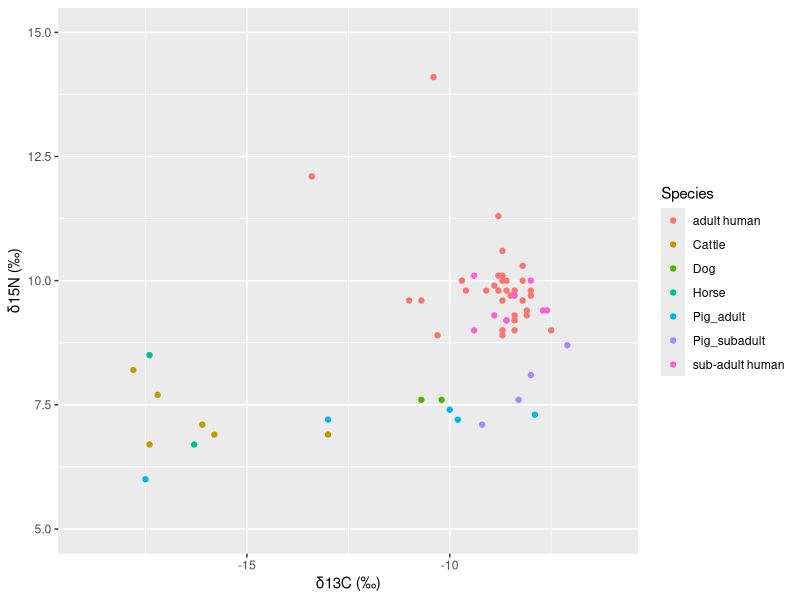
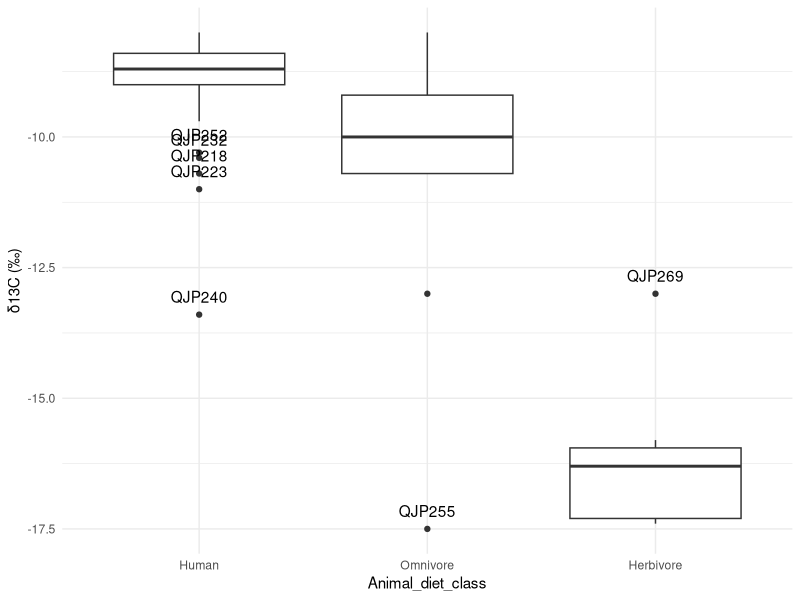
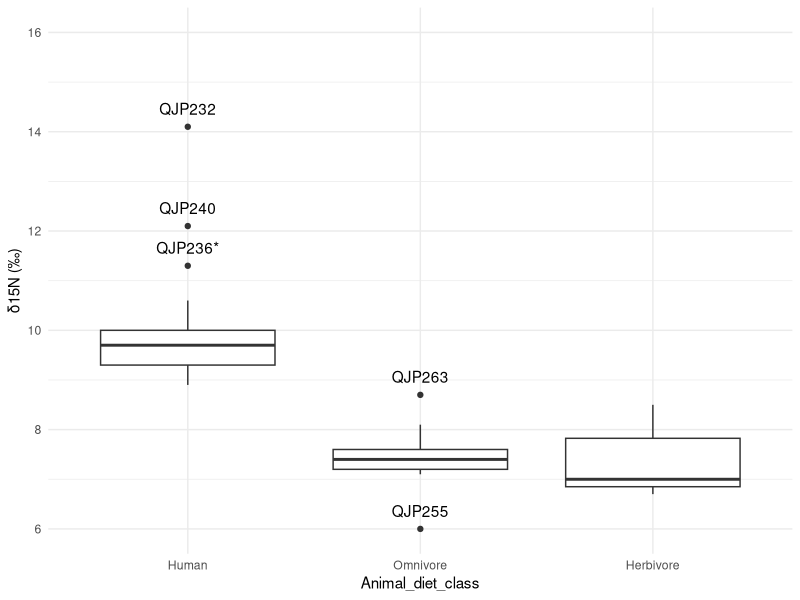

These figures' R source, in order:
## ---- chunk 1
library(readxl)
library(tidyverse)
human_isotope <- read_excel("Dong_et_al_isotope_data.xlsx", sheet = 1)
animal_isotope <- read_excel("Dong_et_al_isotope_data.xlsx", sheet = 2)
## ---- chunk 2
head(human_isotope)
## ---- chunk 3
head(animal_isotope)
## ---- chunk 4
summary(human_isotope)
## ---- chunk 5
human_isotope_new <- human_isotope %>%
  rename(d13C = `δ13C`, d15N = `δ15N`) %>%
  select(Lab_code, age_years, d13C, d15N) # Get 4 columns

library(dplyr)

# Create a new column 'age_category' based on conditions in 'age_years'
human_isotope_new <- human_isotope_new %>%
  mutate(Species = case_when(
    age_years %in% c("adult", "40–50", "20–25", "~40", "45–50", "18–20", "18–22", "20–15") ~ "adult human",
    age_years %in% c("juvenile", "13–14", "12–16", "11–13", "7–8", "11–16") ~ "sub-adult human",
    TRUE ~ "unknown"  # Optional: Assign "unknown" if the value doesn't match any category
  ))

human_isotope_new <- human_isotope_new %>% select(Lab_code, Species, d13C, d15N)

human_isotope_new
## ---- chunk 6
animal_isotope_new <- animal_isotope %>%
  rename(d13C = `δ13C`, d15N = `δ15N`) %>%
  select(Lab_code, Species, d13C, d15N)

head(animal_isotope_new)
## ---- chunk 7
merged_data_set <- rbind(human_isotope_new, animal_isotope_new)
head(merged_data_set)
## ---- chunk 8
merged_data_set$Species <- as.factor(merged_data_set$Species)
str(merged_data_set)
## ---- chunk 9
ggplot(merged_data_set, aes(x = d13C, y = d15N, color = Species)) +
  geom_point() +  # Removed fill, used color inside aes()
  labs(x = "δ13C (‰)", y = "δ15N (‰)") +
  ylim(5,15) + xlim(-19,-6)
  theme_classic()
## ---- chunk 10
isotope_barplot_data <- merged_data_set %>%
  mutate(Animal_diet_class = case_when(
    Species %in% c("adult human", "sub-adult human") ~ "Human",
    Species %in% c("Pig_adult", "Pig_subadult", "Dog") ~ "Omnivore",
    Species %in% c("Cattle", "Horse", "Dog") ~ "Herbivore",
    TRUE ~ "unknown"  # Optional: Assign "unknown" if the value doesn't match any category
  ))

isotope_barplot_data$Animal_diet_class <- factor(isotope_barplot_data$Animal_diet_class, levels = c("Human", "Omnivore", "Herbivore")) #levels is used so that they appear in the order shown in the original figure

str(isotope_barplot_data)
## ---- chunk 11
carbon_outliers <- isotope_barplot_data %>%
  group_by(Animal_diet_class) %>%
  mutate(
    Q1 = quantile(d13C, 0.25, na.rm = TRUE),
    Q3 = quantile(d13C, 0.75, na.rm = TRUE),
    IQR = Q3 - Q1,
    lower_bound = Q1 - 1.5 * IQR,
    upper_bound = Q3 + 1.5 * IQR
  ) %>%
  filter(d13C < lower_bound | d13C > upper_bound)
## ---- chunk 12
box_carbon <- ggplot(isotope_barplot_data, aes(x = Animal_diet_class, y = d13C)) +
  geom_boxplot()+
  labs(y = "δ13C (‰)") +
  geom_text(data = carbon_outliers, aes(label = Lab_code), vjust = -1, color = "black") +
  theme_minimal() +
  ylim(-17.5,-8)

box_carbon
## ---- chunk 13
nitrogen_outliers <- isotope_barplot_data %>%
  group_by(Animal_diet_class) %>%
  mutate(
    Q1 = quantile(d15N, 0.25, na.rm = TRUE),
    Q3 = quantile(d15N, 0.75, na.rm = TRUE),
    IQR = Q3 - Q1,
    lower_bound = Q1 - 1.5 * IQR,
    upper_bound = Q3 + 1.5 * IQR
  ) %>%
  filter(d15N < lower_bound | d15N > upper_bound)
## ---- chunk 14
box_nitrogen <- ggplot(isotope_barplot_data, aes(x = Animal_diet_class, y = d15N)) +
  geom_boxplot()+
  labs(y = "δ15N (‰)") +
  geom_text(data = nitrogen_outliers, aes(label = Lab_code), vjust = -1, color = "black") +
  theme_minimal() +
  ylim(6,16)

box_nitrogen
## ---- chunk 15

# Calculate summary statistics for d13C and d15N by diet class
summary_stats <- isotope_barplot_data %>%
  group_by(Animal_diet_class) %>%
  summarise(
    sample_size = length(d13C),
    mean_d13C = mean(d13C),
    sd_d13C = sd(d13C),
    range_d13C = max(d13C) - min(d13C),

    mean_d15N = mean(d15N),
    sd_d15N = sd(d15N),
    range_d15N = max(d15N) - min(d15N)
  ) %>%
  arrange(Animal_diet_class)

# View the result
summary_stats
## ---- chunk 16
human_isotope_new
## ---- chunk 17
mann_test_c <- wilcox.test(d13C ~ Species,
                         data = human_isotope_new,
                         exact = FALSE)

mann_test_n <- wilcox.test(d15N ~ Species,
                         data = human_isotope_new,
                         exact = FALSE)
## ---- chunk 18
young_human_isotope <- human_isotope_new %>%
  mutate(d13C_young = case_when(
    Species == "sub-adult human" ~ d13C,
    TRUE ~ NA_real_
  ))

young_human_carbon <- young_human_isotope$d13C_young

young_human_carbon <- young_human_carbon[!is.na(young_human_carbon)]

n1 <- length(young_human_carbon)
n1
## ---- chunk 19
adult_human_isotope <- human_isotope_new %>%
  mutate(d13C_adult = case_when(
    Species == "adult human" ~ d13C,
    TRUE ~ NA_real_
  ))

adult_human_carbon <- adult_human_isotope$d13C_adult

adult_human_carbon <- adult_human_carbon[!is.na(adult_human_carbon)]

n2 <- length(adult_human_carbon)
n2
## ---- chunk 20
W_c <- mann_test_c$statistic
W_n <- mann_test_n$statistic

z_score_c <- (W_c - (n1 * n2 / 2)) / sqrt((n1 * n2 * (n1 + n2 + 1)) / 12)
z_score_n <- (W_n - (n1 * n2 / 2)) / sqrt((n1 * n2 * (n1 + n2 + 1)) / 12)
## ---- chunk 21
cat("Mann-Whitney U Test Results Carbon:\n")
cat("W-statistic:", W_c, "\n")
cat("Z-score:", round(z_score_c, 3), "\n")
cat("p-value:", mann_test_c$p.value, "\n")
## ---- chunk 22
cat("Mann-Whitney U Test Results Carbon:\n")
cat("W-statistic:", W_c, "\n")
cat("Z-score:", round(z_score_n, 3), "\n")
cat("p-value:", mann_test_n$p.value, "\n")
